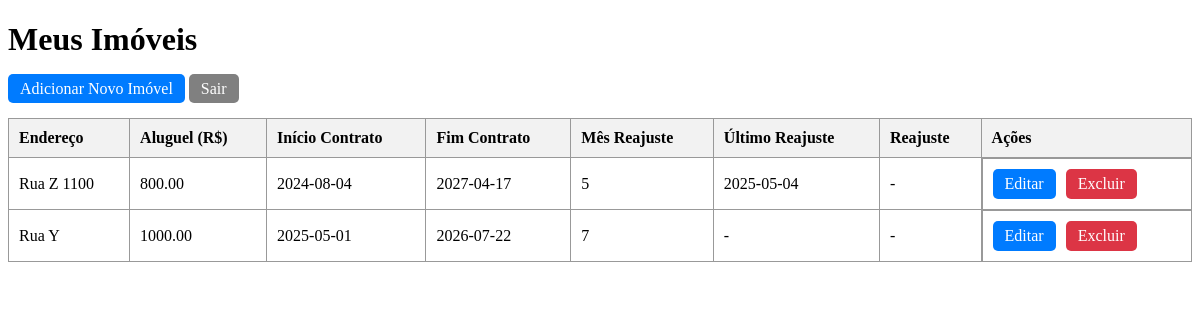
Page /dashboard (signed in) on the committed database.
### tables this page shows
CREATE TABLE imovel (
                        id INTEGER PRIMARY KEY AUTOINCREMENT,
                        endereco TEXT NOT NULL,
                        aluguel REAL NOT NULL,
                        user_id INTEGER NOT NULL, inicio_contrato TEXT, fim_contrato TEXT, mes_reajuste INTEGER, data_ultimo_reajuste TEXT,
                        FOREIGN KEY (user_id) REFERENCES user (id)
                    );

### imoveis.py (the view)
@app.route('/dashboard')
@login_required
def dashboard():
    conn = get_db_connection()
    imoveis = conn.execute('SELECT * FROM imovel WHERE user_id = ?', (current_user.id,)).fetchall()
    conn.close()
    hoje = datetime.today()
    mes_atual = hoje.month
    ano_atual = hoje.year
    imoveis_tratados = []
    for imovel in imoveis:
        reajuste_aviso = False
        try:
            inicio_contrato_str = imovel['inicio_contrato']
            mes_reajuste = imovel['mes_reajuste']
            ultimo_reajuste_str = imovel['data_ultimo_reajuste']
            if inicio_contrato_str and mes_reajuste:
                inicio_contrato = datetime.strptime(inicio_contrato_str, '%Y-%m-%d')
                ano_inicio = inicio_contrato.year
                mes_reajuste = int(mes_reajuste)
                if (ano_atual > ano_inicio or (ano_atual == ano_inicio and mes_atual >= mes_reajuste)):
                    if not ultimo_reajuste_str:
                        reajuste_aviso = True
                    else:
                        ultimo_reajuste = datetime.strptime(ultimo_reajuste_str, '%Y-%m-%d')
                        if ultimo_reajuste.year < ano_atual:
                            reajuste_aviso = True
        except Exception as e:
            print(f'Erro ao processar imóvel ID {imovel["id"]}: {e}')
        imovel_dict = dict(imovel)
        imovel_dict['reajuste_aviso'] = reajuste_aviso
        imoveis_tratados.append(imovel_dict)
    return render_template('dashboard.html', imoveis=imoveis_tratados)

### imoveis.py (called while the page is built)
def get_db_connection():
    conn = sqlite3.connect('database.db')
    conn.row_factory = sqlite3.Row
    return conn

@login_manager.user_loader
def load_user(user_id):
    conn = get_db_connection()
    user = conn.execute('SELECT * FROM user WHERE id = ?', (user_id,)).fetchone()
    conn.close()
    if user:
        return User(user['id'], user['username'], user['password'])
    return None

### templates/dashboard.html (shortened to what this page needs)
<!DOCTYPE html>
<html lang="pt-br">
<head>
</head>
<body>
    <h1>Meus Imóveis</h1>
    <a href="{{ url_for('add_imovel') }}" class="botao">Adicionar Novo Imóvel</a>
    <a href="{{ url_for('logout') }}" class="botao" style="background-color: gray;">Sair</a>
    <table>
        <thead>
            <tr>
                <th>Endereço</th>
                <th>Aluguel (R$)</th>
                <th>Início Contrato</th>
                <th>Fim Contrato</th>
                <th>Mês Reajuste</th>
                <th>Último Reajuste</th>
                <th>Reajuste</th>
                <th>Ações</th>
            </tr>
        </thead>
        <tbody>
            {% for imovel in imoveis %}
            <tr>
                <td>{{ imovel.endereco }}</td>
                <td>{{ "%.2f"|format(imovel.aluguel) }}</td>
                <td>{{ imovel.inicio_contrato or '-' }}</td>
                <td>{{ imovel.fim_contrato or '-' }}</td>
                <td>{{ imovel.mes_reajuste or '-' }}</td>
                <td>{{ imovel.data_ultimo_reajuste or '-' }}</td>
                <td>
                    {% if imovel.reajuste_aviso %}
                        <span class="reajuste-alerta">[REAJUSTE PENDENTE]</span>
                    {% else %}
                        -
                    {% endif %}
                </td>
                <td class="botoes">
                    <a href="{{ url_for('edit_imovel', id=imovel.id) }}" class="botao">Editar</a>
                    <a href="{{ url_for('delete_imovel', id=imovel.id) }}" class="botao excluir" onclick="return confirm('Deseja realmente excluir este imóvel?');">Excluir</a>
                </td>
            </tr>
            {% endfor %}
        </tbody>
    </table>
</body>
</html>

### templates/dashboard.html (style rules this page uses)
table { width: 100%; border-collapse: collapse; margin-top: 20px; }
th, td { border: 1px solid #999; padding: 10px; text-align: left; }
th { background-color: #f2f2f2; }
.botoes { display: flex; gap: 10px; }
.botao { padding: 6px 12px; background-color: #007bff; color: white; text-decoration: none; border-radius: 5px; }
.botao.excluir { background-color: #dc3545; }

### rows in the picture
imovel: endereco "Rua Z 1100", aluguel "800.00", inicio_contrato "2024-08-04", fim_contrato "2027-04-17", mes_reajuste "5", data_ultimo_reajuste "2025-05-04"
imovel: endereco "Rua Y", aluguel "1000.00", inicio_contrato "2025-05-01", fim_contrato "2026-07-22", mes_reajuste "7", data_ultimo_reajuste "-"
